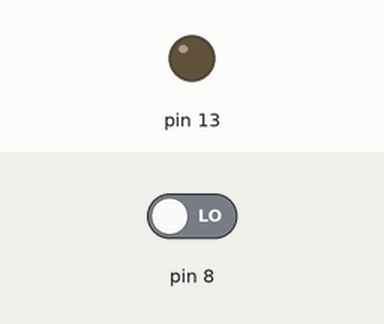
Recording of a sketch running on a simulated Arduino Uno, built with avr-gcc and run on an emulated ATmega328P. Shown: output pins drawn as LEDs (lit = HIGH). The test bench sets the inputs (shaded band); at power-on: pin 8 LOW.

Above: at 1.2 s.
1.3 s: pin 8 driven HIGH
At 2.4 s:
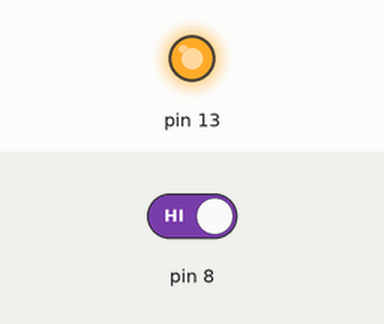
2.8 s: pin 8 driven LOW
At 3.5 s:
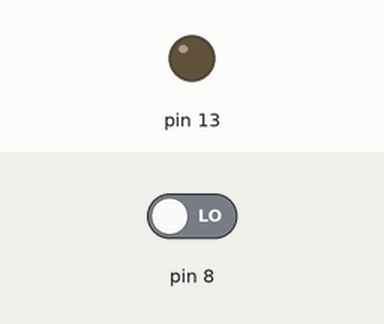
Timing chart, 0 to 5.8 s (numbered marks = the images above; inputs shaded):
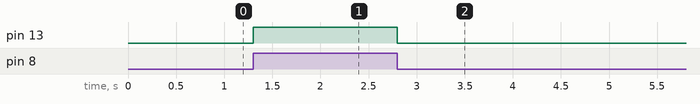

Measured:
- after the input at 1.3 s, pin 13: LOW → HIGH at once
- after the input at 2.8 s, pin 13: HIGH → LOW at once

The sketch:

harsh_aiya_pir.ino
```cpp
void setup() {
   pinMode(8, INPUT);
   pinMode(13, OUTPUT);
}

void loop() {
  int val = digitalRead(8);

  if (val == 1){
    digitalWrite(13, HIGH);
  }
  else{
    digitalWrite(13, LOW);
  }

}
```
